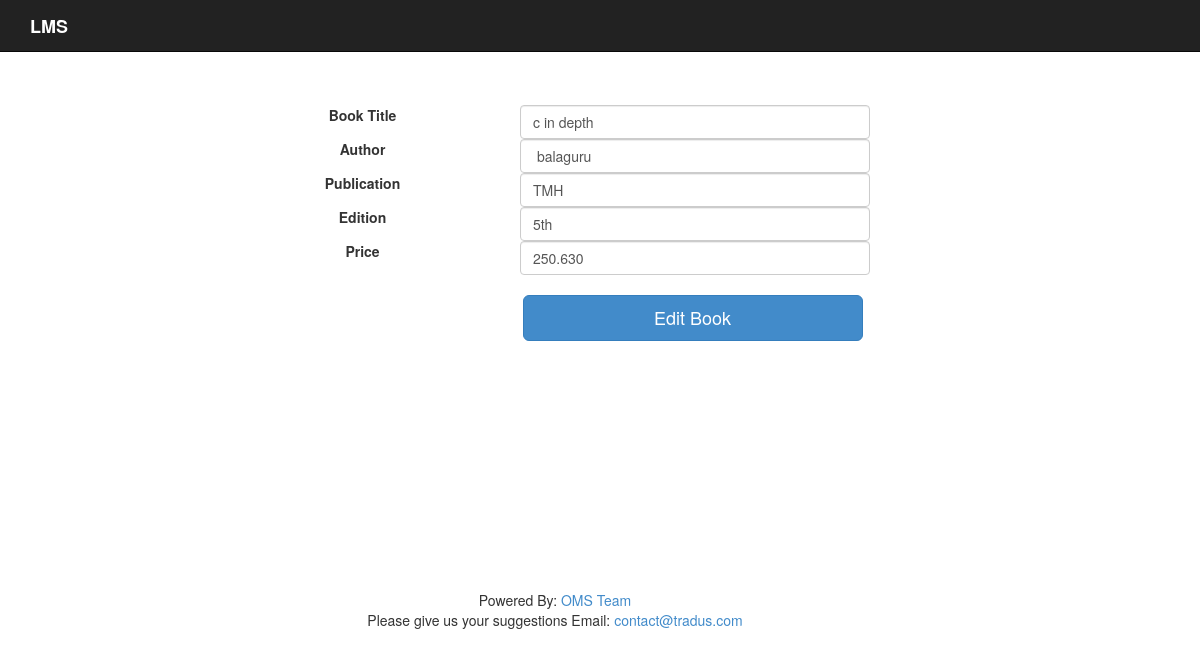
Screenshot of /index.php/admin_books/editbooks?book_id=4 with the database file from the repository.
### tables this page shows
CREATE TABLE IF NOT EXISTS `books` (
  `book_id` varchar(20) NOT NULL,
  `book_title` varchar(50) NOT NULL,
  `author` varchar(30) NOT NULL,
  `publications` varchar(50) NOT NULL,
  `edition` varchar(10) NOT NULL,
  `price` double(10,3) NOT NULL,
  PRIMARY KEY (`book_id`)
);

### application/libraries/Layout.php (called while the page is built, shortened)
<?php
class Layout {
    var $obj;
    var $layout;
    var $title;
    function __construct() {
        $this->obj = & get_instance();
    }
    function setLayout($layout) {
        $this->layout = $layout;
    }
    function setTitle($title) {
        $this->title = $title;
    }
    function view($view, $data = null, $return = false) {
        $loadedData = array();
        $loadedData['content_for_layout'] = $this->obj->load->view($view, $data, true);
        $loadedData['title'] = $this->title;
        if ($return) {
            $output = $this->obj->load->view($this->layout, $loadedData, true);
            return $output;
        } else {
            $this->obj->load->view($this->layout, $loadedData, false);
        }
    }
}
?>

### application/controllers/admin_books.php (called while the page is built, shortened)
    <?php
class admin_books extends App_controller {
    public function editbooks() {
        $bookid = $this->input->get('book_id');
        if (!empty($bookid)) {
            $data["userdata"] = $this->books->get_bookdata_by_id($bookid);
            $this->layout->view('admin_books_edit', $data);
        }
    }
}

### index.php (called while the page is built, shortened)
<?php
require_once BASEPATH.'core/CodeIgniter.php';

### application/models/books.php (called while the page is built, shortened)
<?php
class books extends CI_Model {
    public function get_bookdata_by_id($bookid) {
        $q = array();
        if (!empty($bookid)) {
            $this->db->where('book_id', $bookid);
            $q = $this->db->get('books');
        }
        return array_shift($q->result_array());
    }
}
?>

### application/views/admin_books_edit.php (the view, shortened to what this page needs)
<?php
echo form_open("admin_books/editbooks");
?>
<form class="form-horizontal" role="form"  >
  <div class="row">
   <div class="form-group">
   <div class="col-sm-2 "></div>
    <label for="book_id" class="col-lg-3 control-label"></label>
    <div class="col-lg-4">
    </div>
    </div>
     </div>
     <div class="row">
   <div class="form-group">
   <div class="col-sm-2 "></div>
    <label for="book_title" class="col-lg-3 control-label">Book Title</label>
    <div class="col-lg-4">
     <input type="text" name="book_title" class="form-control"  value="<?= $userdata['book_title'] ?>">
    </div>
    </div>
     </div>
     <div class="row">
   <div class="form-group">
   <div class="col-sm-2 "></div>
    <label for="author" class="col-lg-3 control-label">Author</label>
    <div class="col-lg-4">
     <input type="text" name="author" class="form-control"  value="<?= $userdata['author'] ?>">
    </div>
    </div>
     </div>
     <div class="row">
   <div class="form-group">
   <div class="col-sm-2 "></div>
    <label for="publications" class="col-lg-3 control-label">Publication</label>
    <div class="col-lg-4">
     <input type="text" name="publications" class="form-control"  value="<?= $userdata['publications'] ?>">
    </div>
    </div>
     </div>
    <div class="row">
   <div class="form-group">
   <div class="col-sm-2 "></div>
    <label for="edition" class="col-lg-3 control-label">Edition</label>
    <div class="col-lg-4">
     <input type="text" name="edition" class="form-control"  value="<?= $userdata['edition'] ?>">
    </div>
    </div>
     </div>
    <div class="row">
   <div class="form-group">
   <div class="col-sm-2 "></div>
    <label for="price" class="col-lg-3 control-label">Price</label>
    <div class="col-lg-4">
     <input type="text" name="price" class="form-control"  value="<?= $userdata['price'] ?>">
    </div>
    </div>
     </div>
  <br>
     <div class="col-lg-5"></div>
     <div class="col-lg-4">
      <input type="submit" name="submit" value="Edit Book" class="btn btn-lg btn-primary btn-block" >
    </div>
    </form>

### rows the page displays
books: book_title "c in depth", author "balaguru", publications "TMH", edition "5th", price "250.630"
